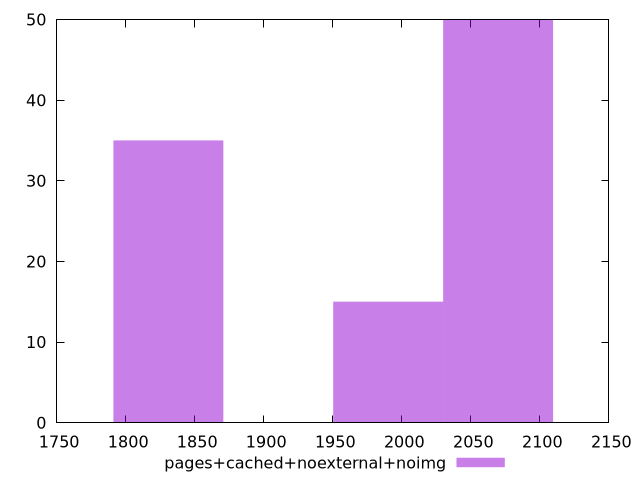

This chart was generated by the following gnuplot code:
$_pagesCachedNoexternalNoimg <<EOF
1830.9507831082783 35
2069.770450470228 50
1990.1638946829114 15
EOF
set key outside below
set terminal pngcairo
set output "report_00004_2020-11-02T20-21-41.718Z/first-cpu-idle/pages+cached+noexternal+noimg//raw_hist.png"
set yrange [0:50]
set boxwidth 79.60655578731645
set style fill transparent solid 0.5 noborder
plot $_pagesCachedNoexternalNoimg title "pages+cached+noexternal+noimg" with boxes ,
